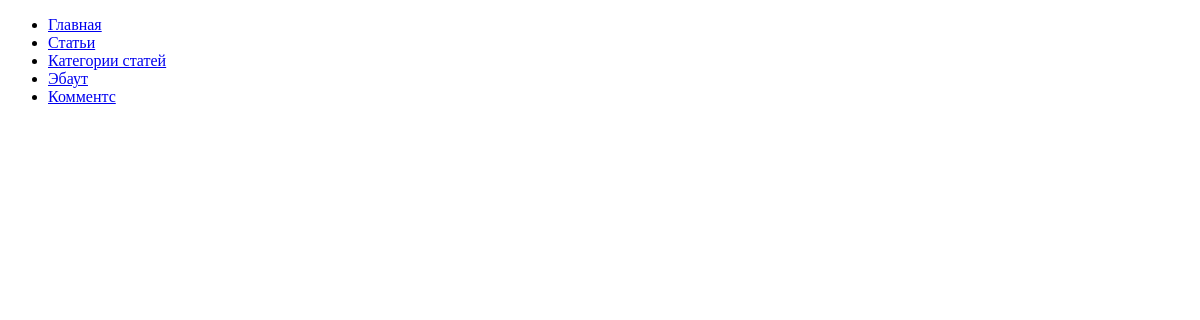
/articles/comments/, run on an earlier commit of the app's database.
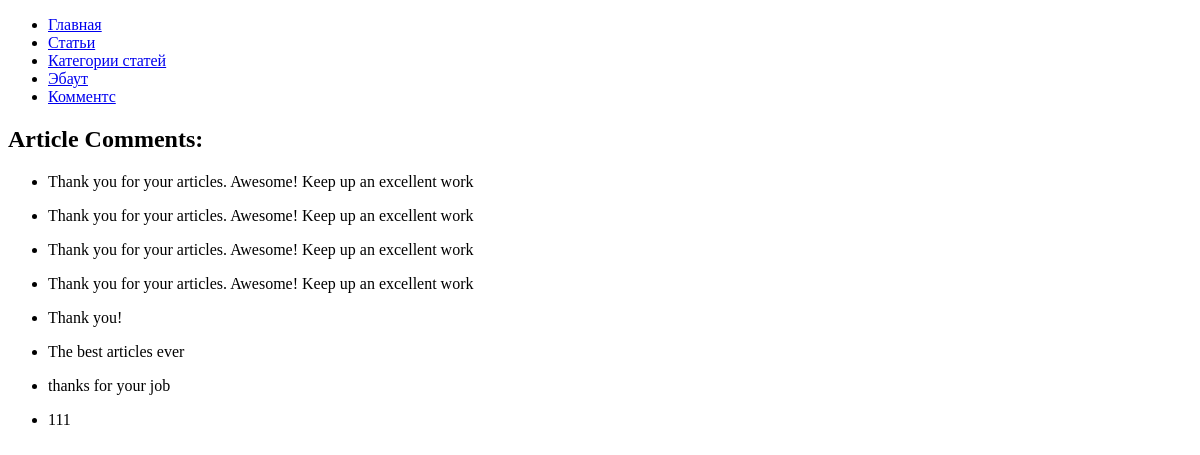
And on a later commit of the database.
### django_blog/articles/models.py (models this page shows)
class ArticleComment(models.Model):
    content = models.CharField('content', max_length=100)

### django_blog/articles/views.py (the view)
# urls.py: path('comments/', views.ArticleCommentView.as_view(), name='comments_index')
class ArticleCommentView(View):
    def get(self, request, *args, **kwargs):
        comments = ArticleComment.objects.all()
        return render(
            request,
            'articles/comments.html',
            {'comments': comments}
        )

### django_blog/templates/articles/comments.html
{% extends "base.html" %}
{% block content %}
    {% if comments %}
    <h2>Article Comments:</h2>
        {% for comment in comments %}
        <ul>
            <li>{{ comment.content }}</li>
        </ul>
        {% endfor %}
    {% endif %}
{% endblock %}

### django_blog/templates/base.html (shortened to what this page needs)
<!DOCTYPE html>
<html lang="en">
<head>
</head>
<body>
<div id="sidebar">
    {% block sidebar %}
        <ul>
            <li><a href="{% url 'index' %}">Главная</a></li>
            <li><a href="{% url 'articles_index' %}">Статьи</a></li>
            <li><a href="{% url 'categories_index' %}">Категории статей</a></li>
            <li><a href="{% url 'about' %}">Эбаут</a></li>
            <li><a href="{% url 'comments_index' %}">Комментс</a></li>
        </ul>
    {% endblock %}
</div>
<div id="content">
    {% block content %}{% endblock %}
</div>
</body>
</html>

What changed in the data, as far as the page shows it:
added ArticleComment: content "Thank you for your articles. Awesome! Keep up an excellent work"
added ArticleComment: content "Thank you for your articles. Awesome! Keep up an excellent work"
added ArticleComment: content "Thank you for your articles. Awesome! Keep up an excellent work"
added ArticleComment: content "Thank you for your articles. Awesome! Keep up an excellent work"
added ArticleComment: content "Thank you!"
added ArticleComment: content "The best articles ever"
added ArticleComment: content "thanks for your job"
added ArticleComment: content "111"
Also different on the page:
text now shown: "Article Comments:"
